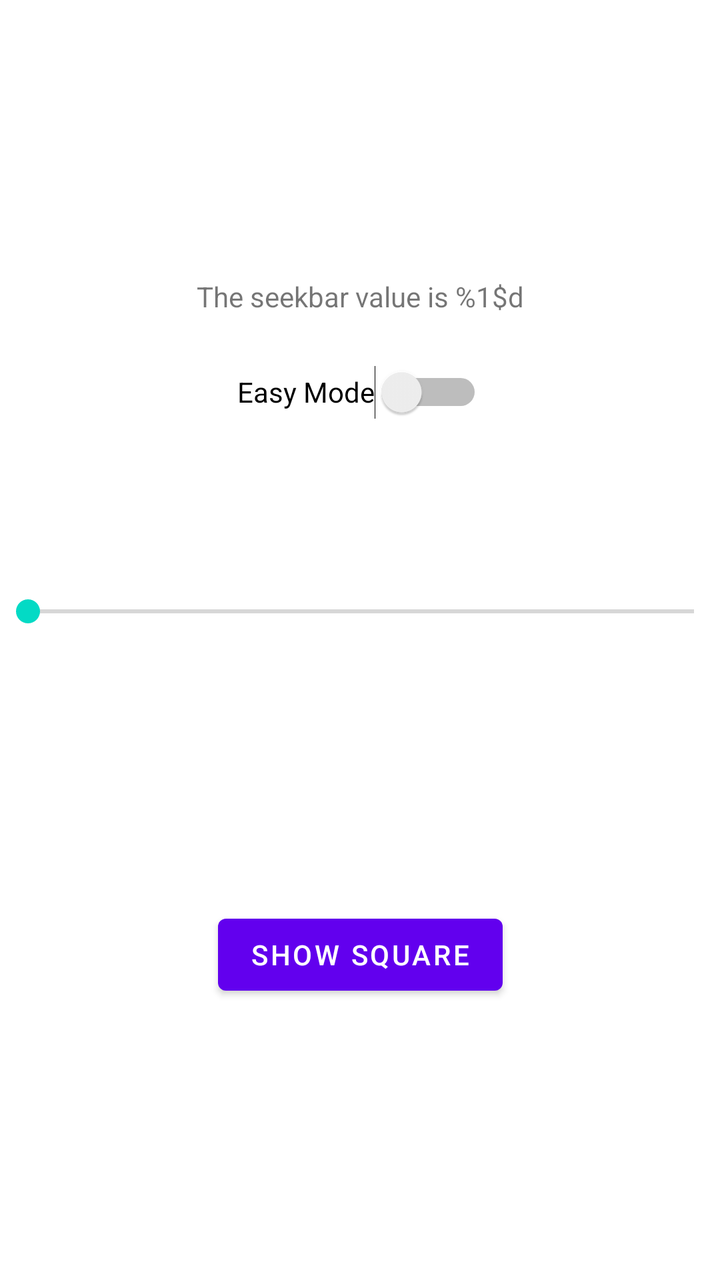
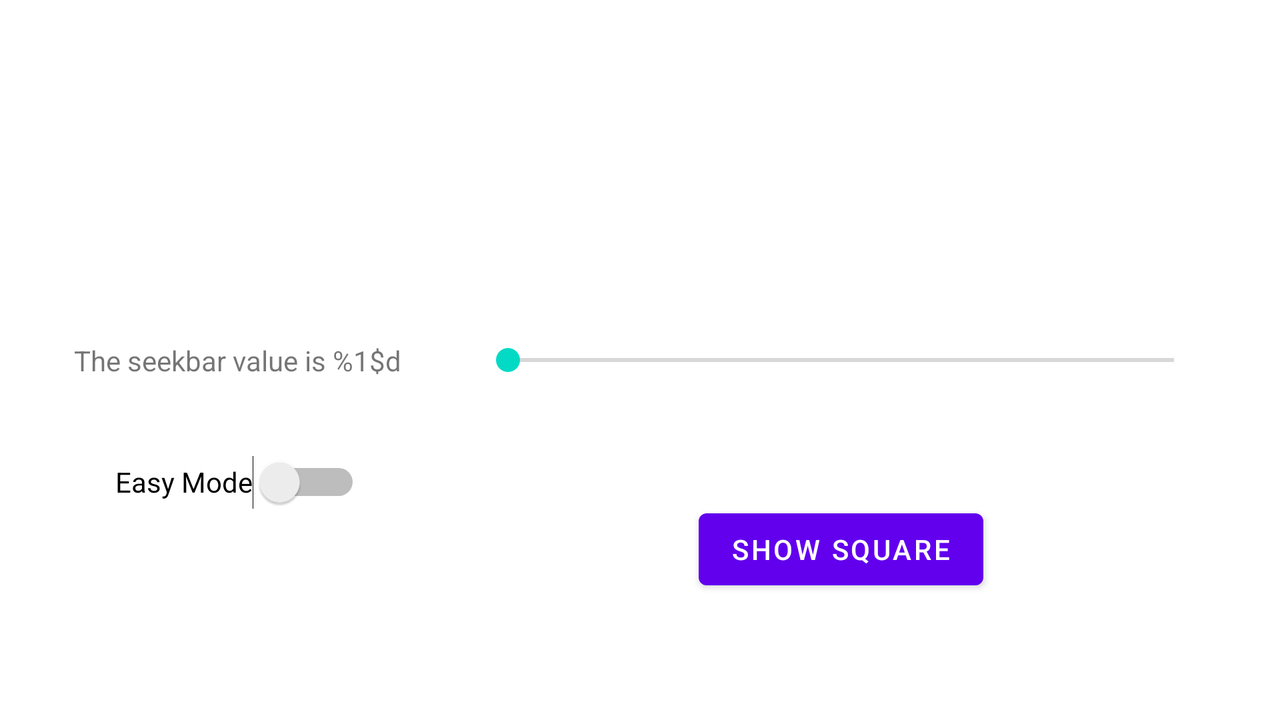

An Android layout and its configuration variant, each rendered on a device that would load it. The default file and the variant file are quoted in full after the pictures.
<!-- AndroidManifest.xml: application theme Theme.LandscapeLayout -->
<!-- res/layout/activity_main.xml -->
<?xml version="1.0" encoding="utf-8"?>
<androidx.constraintlayout.widget.ConstraintLayout xmlns:android="http://schemas.android.com/apk/res/android"
    xmlns:app="http://schemas.android.com/apk/res-auto"
    xmlns:tools="http://schemas.android.com/tools"
    android:layout_width="match_parent"
    android:layout_height="match_parent"
    tools:context=".MainActivity">

    <TextView
        android:id="@+id/seek_bar_label"
        android:layout_width="wrap_content"
        android:layout_height="wrap_content"
        android:text="@string/seekbar_value_message"
        app:layout_constraintBottom_toTopOf="@+id/seek_bar"
        app:layout_constraintEnd_toEndOf="parent"
        app:layout_constraintHorizontal_bias="0.5"
        app:layout_constraintStart_toStartOf="parent"
        app:layout_constraintTop_toTopOf="parent" />

    <SeekBar
        android:id="@+id/seek_bar"
        android:layout_width="365dp"
        android:layout_height="wrap_content"
        android:max="100"
        app:layout_constraintBottom_toTopOf="@+id/show_square_button"
        app:layout_constraintEnd_toEndOf="parent"
        app:layout_constraintStart_toStartOf="parent"
        app:layout_constraintTop_toBottomOf="@+id/seek_bar_label"
        app:layout_constraintWidth_percent="0.5" />

    <Button
        android:id="@+id/show_square_button"
        android:layout_width="wrap_content"
        android:layout_height="wrap_content"
        android:text="@string/show_square_button"
        app:layout_constraintBottom_toBottomOf="parent"
        app:layout_constraintEnd_toEndOf="parent"
        app:layout_constraintStart_toStartOf="parent"
        app:layout_constraintTop_toBottomOf="@+id/seek_bar" />

    <Switch
        android:id="@+id/easyModeSwitch"
        android:layout_width="wrap_content"
        android:layout_height="wrap_content"
        android:layout_marginBottom="62dp"
        android:minHeight="48dp"
        android:text="@string/easy_mode_label"
        app:layout_constraintBottom_toTopOf="@+id/seek_bar"
        app:layout_constraintEnd_toEndOf="parent"
        app:layout_constraintStart_toStartOf="parent"
        app:layout_constraintTop_toBottomOf="@+id/seek_bar_label" />

</androidx.constraintlayout.widget.ConstraintLayout>
<!-- resources referenced by this layout -->
<resources>
  <string name="easy_mode_label">Easy Mode</string>
  <string name="seekbar_value_message">The seekbar value is %1$d</string>
  <string name="show_square_button">Show Square</string>
  <style name="Theme.LandscapeLayout" parent="Theme.MaterialComponents.DayNight.DarkActionBar">
          
          <item name="colorPrimary">@color/purple_500</item>
          <item name="colorPrimaryVariant">@color/purple_700</item>
          <item name="colorOnPrimary">@color/white</item>
          
          <item name="colorSecondary">@color/teal_200</item>
          <item name="colorSecondaryVariant">@color/teal_700</item>
          <item name="colorOnSecondary">@color/black</item>
          
          <item name="android:statusBarColor">?attr/colorPrimaryVariant</item>
          
      </style>
  <color name="purple_500">#FF6200EE</color>
  <color name="purple_700">#FF3700B3</color>
  <color name="white">#FFFFFFFF</color>
  <color name="teal_200">#FF03DAC5</color>
  <color name="teal_700">#FF018786</color>
  <color name="black">#FF000000</color>
</resources>
<!-- res/layout-land/activity_main.xml (the repository's variant of the layout above) -->
<!-- drawn on the phone turned sideways -->
<?xml version="1.0" encoding="utf-8"?>
<androidx.constraintlayout.widget.ConstraintLayout xmlns:android="http://schemas.android.com/apk/res/android"
    xmlns:app="http://schemas.android.com/apk/res-auto"
    xmlns:tools="http://schemas.android.com/tools"
    android:layout_width="match_parent"
    android:layout_height="match_parent"
    tools:context=".MainActivity">

    <TextView
        android:id="@+id/seek_bar_label"
        android:layout_width="wrap_content"
        android:layout_height="wrap_content"
        android:text="@string/seekbar_value_message"
        app:layout_constraintBottom_toBottomOf="parent"
        app:layout_constraintEnd_toStartOf="@+id/seek_bar"
        app:layout_constraintHorizontal_bias="0.5"
        app:layout_constraintStart_toStartOf="parent"
        app:layout_constraintTop_toTopOf="parent"
        app:layout_constraintVertical_bias="0.5" />

    <SeekBar
        android:id="@+id/seek_bar"
        android:layout_width="365dp"
        android:layout_height="wrap_content"
        android:max="100"
        app:layout_constraintBottom_toBottomOf="parent"
        app:layout_constraintEnd_toEndOf="parent"
        app:layout_constraintHorizontal_bias="0.5"
        app:layout_constraintStart_toEndOf="@+id/seek_bar_label"
        app:layout_constraintTop_toTopOf="parent"
        app:layout_constraintVertical_bias="0.5"
        app:layout_constraintWidth_percent="0.5" />

    <Button
        android:id="@+id/show_square_button"
        android:layout_width="wrap_content"
        android:layout_height="wrap_content"
        android:text="@string/show_square_button"
        app:layout_constraintBottom_toBottomOf="parent"
        app:layout_constraintEnd_toEndOf="@+id/seek_bar"
        app:layout_constraintStart_toStartOf="@+id/seek_bar"
        app:layout_constraintTop_toBottomOf="@+id/seek_bar" />

    <Switch
        android:id="@+id/easyModeSwitch"
        android:layout_width="wrap_content"
        android:layout_height="wrap_content"
        android:layout_marginBottom="95dp"
        android:minHeight="48dp"
        android:showText="false"
        android:text='@string/easy_mode_label'
        app:layout_constraintBottom_toBottomOf="parent"
        app:layout_constraintEnd_toEndOf="@+id/seek_bar_label"
        app:layout_constraintStart_toStartOf="@+id/seek_bar_label" />

</androidx.constraintlayout.widget.ConstraintLayout>
